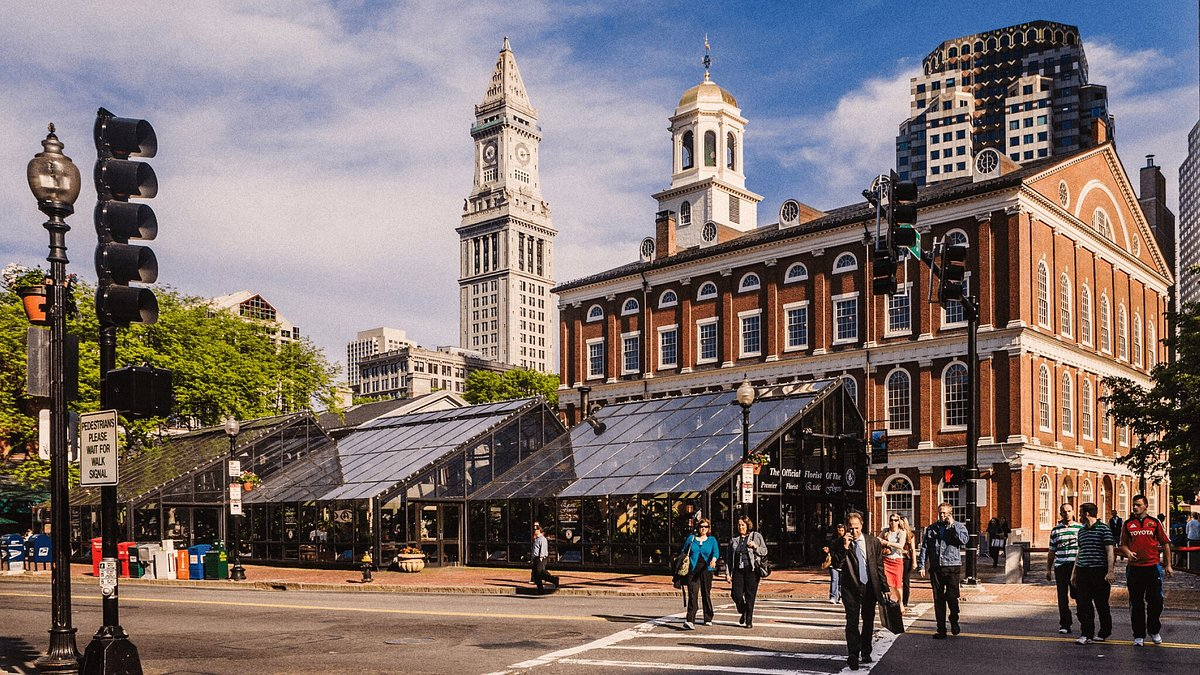
#> input picture Images/boston.jpg, 1200 x 675 px
$ python splitmerge.py
#> lines starting #> are read from the running program, lines starting #| are printed output that depends on the picture
import cv2 as cv
import numpy as np

img = cv.imread('Images/boston.jpg')
#> img is the input picture: shape (675, 1200, 3); mean B, G, R 109.6, 112.6, 126.2
img=cv.resize(img,(0,0), fx=0.5, fy=0.5, interpolation=cv.INTER_AREA)
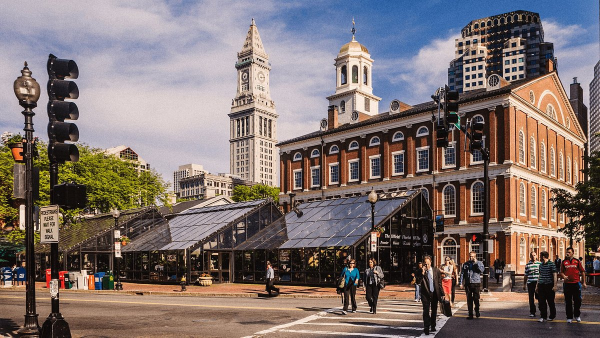
#> img: shape (338, 600, 3); mean B, G, R 109.6, 112.7, 126.3
cv.imshow('Boston', img)

blank=np.zeros(img.shape[:2], dtype='uint8')

b,g,r = cv.split(img)
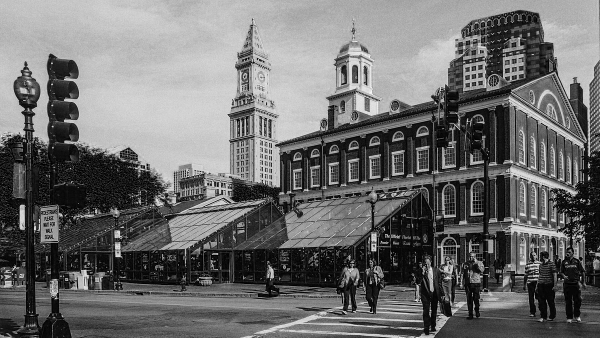
#> b: shape (338, 600); min 0, max 248, mean 109.6
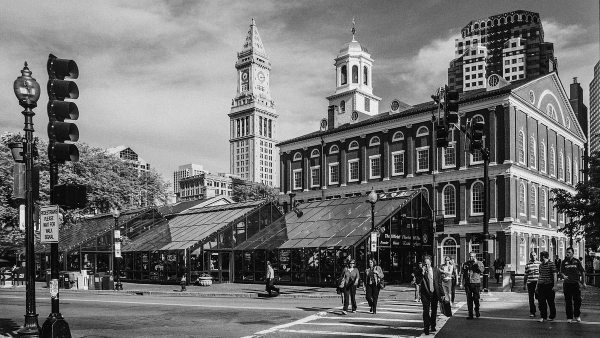
#> g: shape (338, 600); min 0, max 249, mean 112.7
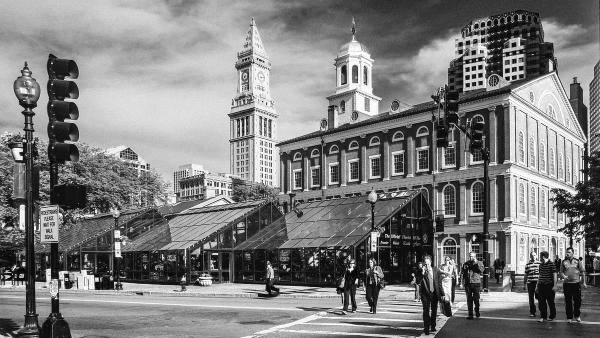
#> r: shape (338, 600); min 0, max 255, mean 126.3
blue= cv.merge([b,blank,blank])
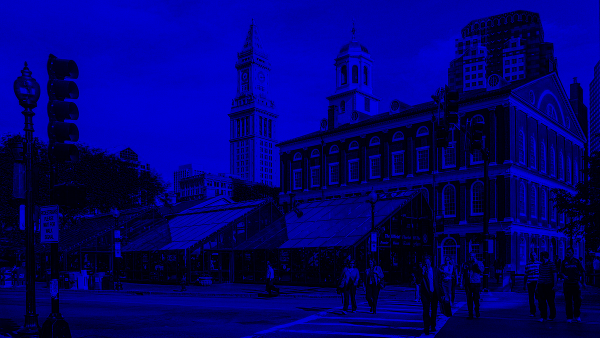
#> blue: shape (338, 600, 3); mean of channels 0, 1, 2 109.6, 0, 0; drawn as B, G, R
green =cv.merge([blank,g,blank])
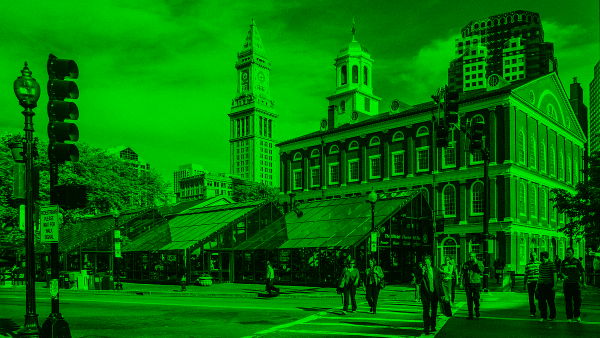
#> green: shape (338, 600, 3); mean of channels 0, 1, 2 0, 112.7, 0; drawn as B, G, R
red = cv.merge([blank,blank,r])
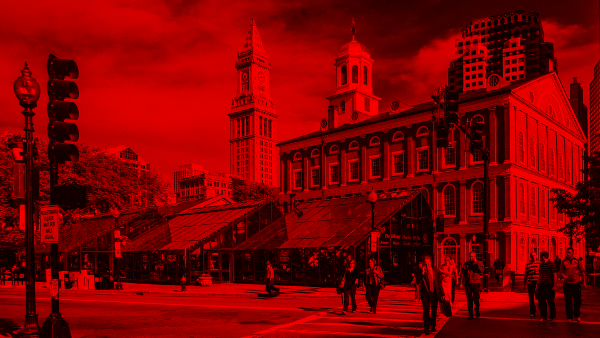
#> red: shape (338, 600, 3); mean of channels 0, 1, 2 0, 0, 126.3; drawn as B, G, R

cv.imshow('blue',blue)
cv.imshow('green',green)
cv.imshow('red',red)

merged= cv.merge([b,g,r])
cv.imshow('merged', merged)

cv.waitKey(0)
